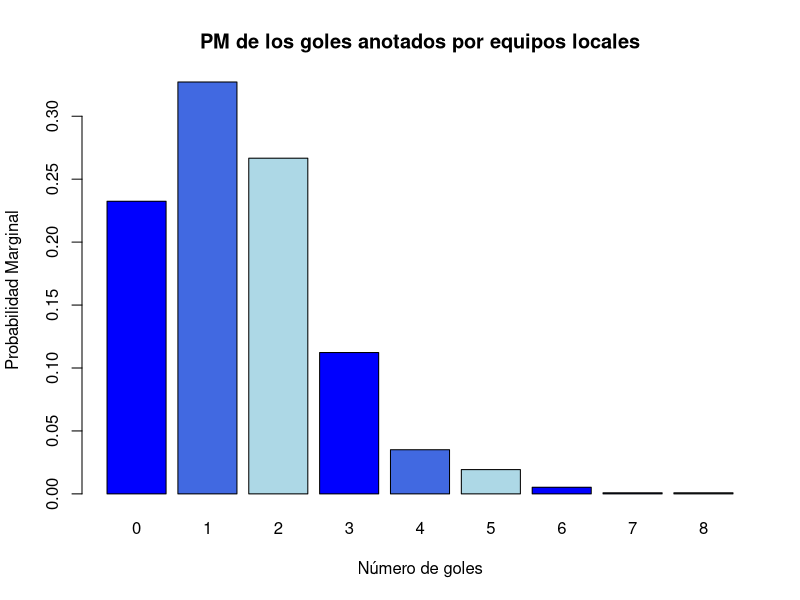
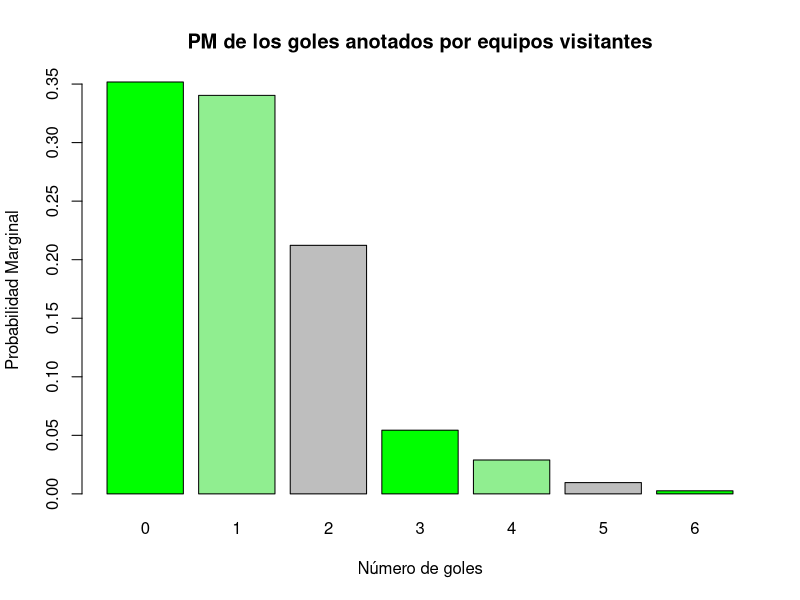
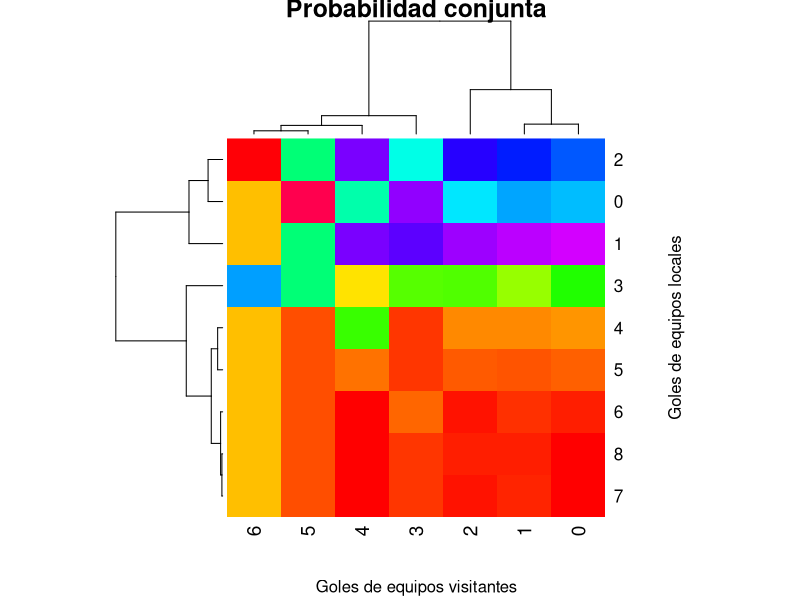

Recreate these plots in R, in order.
#Ahora graficaremos probabilidades (estimadas) marginales y conjuntas para el número de goles que anotan 
#en un partido el equipo de casa o el equipo visitante.

# 1.Con el último data frame obtenido en el postwork de la sesión 2, elabora tablas de frecuencias relativas 
#   para estimar las siguientes probabilidades:
library(ggplot2)
library(dplyr)

liga <- read.csv("pw2.csv")

# -La probabilidad (marginal) de que el equipo que juega en casa anote x goles (x=0,1,2,)

FTGH <- liga$FTHG
FTAG <- liga$FTAG

x <- c(FTGH)
totg.c <- table(x)
pm.c <- prop.table(totg.c)

# -La probabilidad (marginal) de que el equipo que juega como visitante anote y goles (y=0,1,2,)

y <- c(FTAG)
totg.v <- table(y)
pm.v <- prop.table(totg.v)

# -La probabilidad (conjunta) de que el equipo que juega en casa anote x goles y el equipo que juega como visitante anote y goles (x=0,1,2,, y=0,1,2,)

totg.cv <- table(x, y)
pc <- prop.table(totg.cv)

# 2.Realiza lo siguiente:
# -Un gráfico de barras para las probabilidades marginales estimadas del número de goles que anota el equipo 
#   de casa

barplot(pm.c, main = "PM de los goles anotados por equipos locales",
        xlab = "Número de goles",
        ylab = "Probabilidad Marginal",
        col = c("blue","royalblue", "lightblue"))

# -Un gráfico de barras para las probabilidades marginales estimadas del número de goles que anota el equipo 
#   visitante.

barplot(pm.v, main = "PM de los goles anotados por equipos visitantes",
        xlab = "Número de goles",
        ylab = "Probabilidad Marginal",
        col = c("green","lightgreen", "gray"))


# -Un HeatMap para las probabilidades conjuntas estimadas de los números de goles que anotan el equipo de 
#   casa y el equipo visitante en un partido.

heatmap(pc, main = "Probabilidad conjunta",
        scale = "column", 
        col = rainbow(256),
        xlab = "Goles de equipos visitantes",
        ylab = "Goles de equipos locales"
        )
